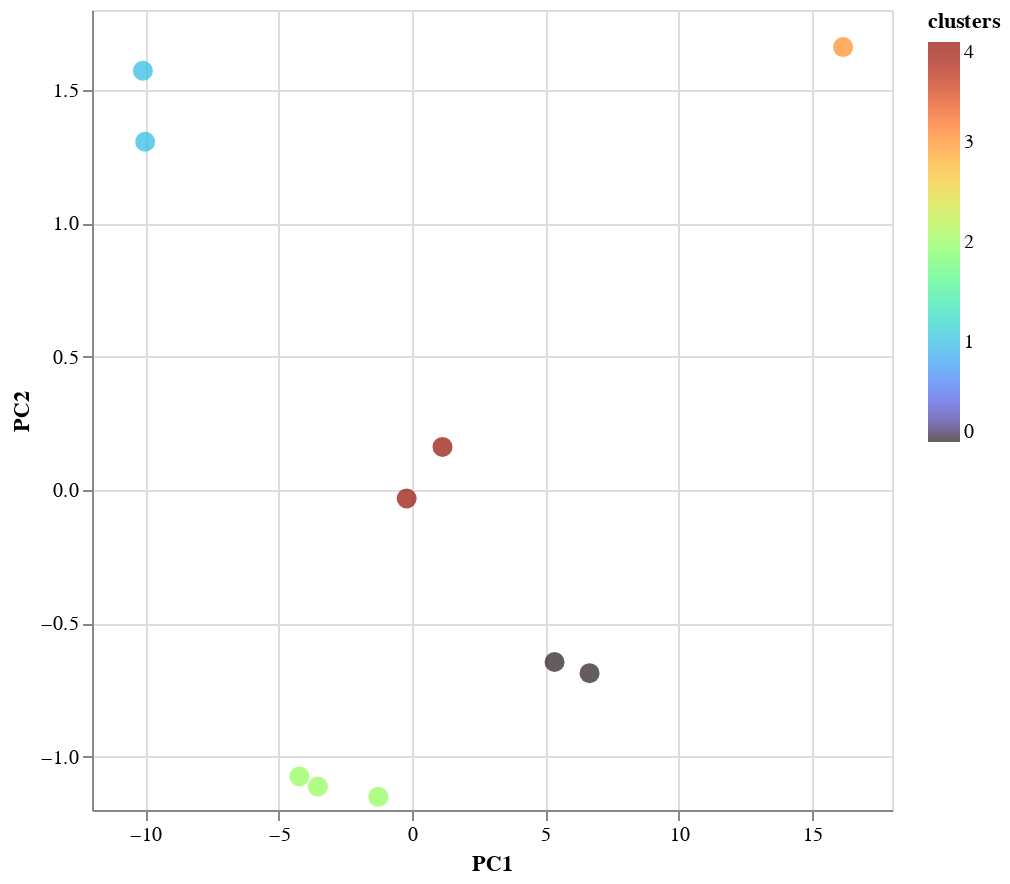

Notebook code for this chart:
### Code cell
data_norm = sklearn.preprocessing.normalize(data_log.T,norm='l2')
data_pc = PCA().fit_transform(data_norm.T)
data_pc = pd.DataFrame(data_pc, index = data_log.index)
plot_data = data_pc.iloc[:,0:2]
plot_data.columns = ["PC1", "PC2"]
plot_data["RXN"] = plot_data.index
plot_data["clusters"] = k10_labels
alt.data_transformers.disable_max_rows()
fig = alt.Chart(plot_data).mark_circle(size= 100).encode(
    alt.X("PC1", axis=alt.Axis( tickCount=5)),
    alt.Y('PC2',axis=alt.Axis( tickCount=5), ), 

    alt.Color('clusters', scale=alt.Scale(scheme='turbo')), 
    tooltip=['RXN']
).properties(
    width=400,
    height=400).interactive()
fig

### Figure 1 — Vega-Lite specification as saved in the notebook (floating-point values rounded to 4 significant figures)
{"config": {"view": {"continuousWidth": 400, "continuousHeight": 300}}, "data": {"name": "data-7e4c5bfcf3accf87a971231e4c6d0578"}, "mark": {"type": "circle", "size": 100}, "encoding": {"color": {"field": "clusters", "scale": {"scheme": "turbo"}, "type": "quantitative"}, "tooltip": [{"field": "RXN", "type": "nominal"}], "x": {"axis": {"tickCount": 5}, "field": "PC1", "type": "quantitative"}, "y": {"axis": {"tickCount": 5}, "field": "PC2", "type": "quantitative"}}, "height": 400, "selection": {"selector009": {"type": "interval", "bind": "scales", "encodings": ["x", "y"]}}, "width": 400, "$schema": "https://vega.github.io/schema/vega-lite/v4.17.0.json", "datasets": {"data-7e4c5bfcf3accf87a971231e4c6d0578": [{"PC1": -10.09, "PC2": 1.572, "RXN": "kf_G6PDH2r", "clusters": 1}, {"PC1": -0.1998, "PC2": -0.03207, "RXN": "kf_PGL", "clusters": 4}, {"PC1": -10.01, "PC2": 1.306, "RXN": "kf_GND", "clusters": 1}, {"PC1": 5.346, "PC2": -0.645, "RXN": "kf_RPE", "clusters": 0}, {"PC1": 6.659, "PC2": -0.6869, "RXN": "kf_RPI", "clusters": 0}, {"PC1": -1.264, "PC2": -1.151, "RXN": "kf_TKT1", "clusters": 2}, {"PC1": -4.224, "PC2": -1.074, "RXN": "kf_TKT2", "clusters": 2}, {"PC1": -3.528, "PC2": -1.112, "RXN": "kf_TALA", "clusters": 2}, {"PC1": 1.143, "PC2": 0.1617, "RXN": "kf_GTHOr", "clusters": 4}, {"PC1": 16.16, "PC2": 1.661, "RXN": "kf_GSHR", "clusters": 3}]}}
